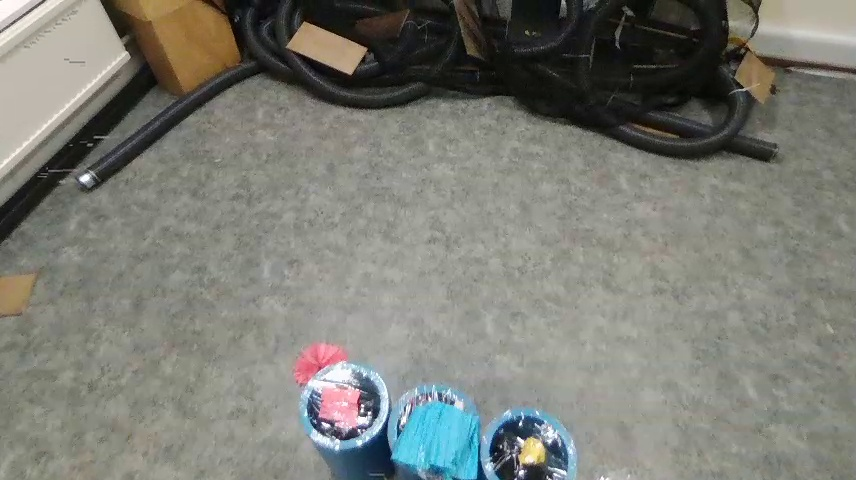
#> input picture AutnomousFlyingSystem/Photos/Photo_12.jpg, 856 x 480 px
$ python -i detect_color.py   (imports and definitions only)   (older library calls are emulated)
#> lines starting #> are read from the running program, lines starting #| are printed output that depends on the picture; after the words box and inside, x2 and y2 are one past the last pixel; in counts of white or black regions, pixels touching at a corner belong together
# import the necessary packages
import time
import cv2
import numpy as np
from PIL import Image

''' Program that receives an image and detects the coordantes of an specifiec color object '''

def coordenates(name):
    # Read the image
#> called with name = 'Photos/Photo_12.jpg'
    image = cv2.imread(name)
#> image is the input picture: shape (480, 856, 3); mean B, G, R 117, 124.5, 123.4

    # Blur the image
    blur = cv2.blur(image, (3,3))

    # Select the lower and upper boundaries
    lower = np.array([76,31,4],dtype="uint8")
    upper = np.array([210,90,70], dtype="uint8")

    # Apply the threhold to the blurred image
    thresh = cv2.inRange(blur, lower, upper)
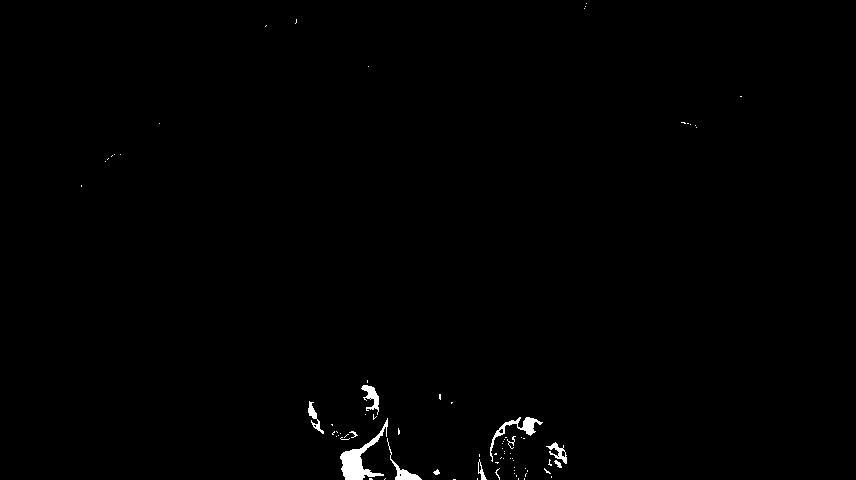
#> thresh: shape (480, 856); 0.6% white; 79 white regions (68 under 20 px)
    thresh2 = thresh.copy()

    # find contours in the threshold image
    image, contours,hierarchy = cv2.findContours(thresh,cv2.RETR_LIST,cv2.CHAIN_APPROX_SIMPLE)
#> contours = 86 contours, 76 with area under 20; largest, box (x1, y1, x2, y2) and area: (340, 418, 388, 480) 756, (490, 417, 543, 462) 308, (387, 438, 422, 480) 186, (361, 385, 379, 415) 182, (546, 442, 567, 464) 136

    # finding contour with maximum area and store it as best_cnt
    max_area = 0
    best_cnt = 1
    for cnt in contours:
            area = cv2.contourArea(cnt)
            if area > max_area:
                    max_area = area
                    best_cnt = cnt
#> this loop made 86 passes
#> (area, max_area) on passes 20, 24, 38, 42, 58: (24, 24), (56.5, 56.5), (135.5, 135.5), (186, 186), (756.5, 756.5)
#> area on passes 21, 34, 59: 21, 22, 308.5
#> after the loop, best_cnt = contour of 110 points, box (x1, y1, x2, y2) (340, 418, 388, 480), area 756; max_area = 756.5

    # finding centroids of best_cnt and draw a circle there
    M = cv2.moments(best_cnt)
#> M = moments, m00 756.5, centre m10/m00, m01/m00 = (357.3, 461.1)
    cx,cy = int(M['m10']/M['m00']), int(M['m01']/M['m00'])
#> cx = 357; cy = 461

    # Modify the values to show them
    im = Image.open(name)
    width, height = im.size #size of our image
#> width = 856; height = 480
    distance= (cx-width/2)
#> distance = -71

    #print(distance)# if positive the object is on the right side of the image
    b=((height/2) - cy)
#> b = -221

    if((height/2) >= cy):
       x=1 # object in the upper part of the image
    else:
       x=0 #object in the lower part of the image

    return distance,x,b

>>> result = coordenates('Photos/Photo_12.jpg')
#> result = (-71, 0, -221)

$ run again, on AutnomousFlyingSystem/Photos/Photo_13.jpg
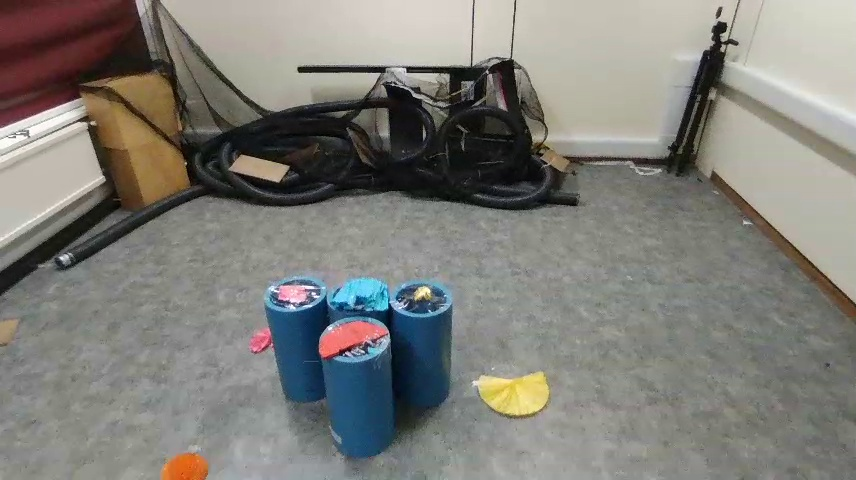
#> input picture AutnomousFlyingSystem/Photos/Photo_13.jpg, 856 x 480 px
#> in coordenates, image is the input picture: shape (480, 856, 3); mean B, G, R 120.9, 126.6, 127.8
#> in coordenates, `thresh = cv2.inRange(blur, lower, upper)`:
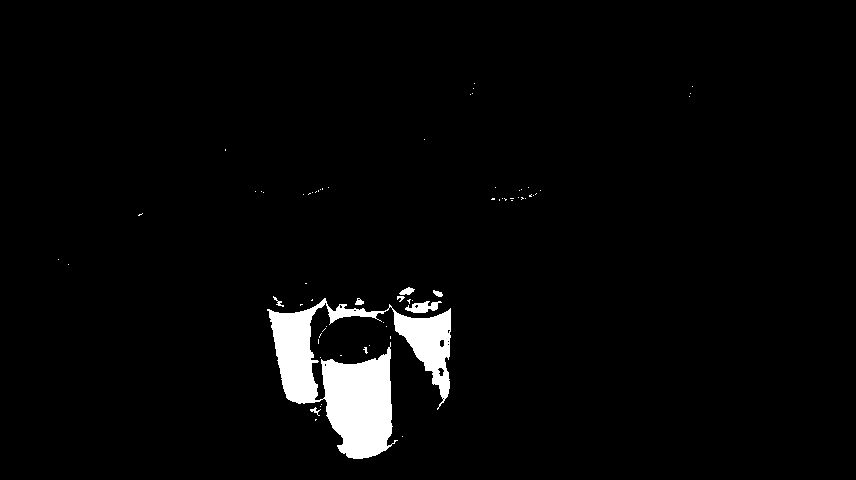
#> thresh: shape (480, 856); 3.2% white; 68 white regions (60 under 20 px)
#> contours = 79 contours, 72 with area under 20; largest, box (x1, y1, x2, y2) and area: (267, 298, 451, 459) 11828, (405, 301, 442, 313) 214, (399, 287, 415, 295) 60, (437, 367, 445, 377) 40, (439, 339, 445, 348) 34, (355, 298, 364, 305) 32, (433, 290, 443, 297) 32
#> the loop in coordenates, `for cnt in contours:` made 79 passes
#> (area, max_area) on passes 7, 28, 34: (40, 40), (214, 214), (11828, 11828)
#> after the loop in coordenates, `for cnt in contours:`: best_cnt = contour of 520 points, box (x1, y1, x2, y2) (267, 298, 451, 459), area 11828; max_area = 11828
#> M = moments, m00 11828, centre m10/m00, m01/m00 = (356.7, 374.5)
#> cx = 356; cy = 374
#> distance = -72
#> b = -134
#> result = (-72, 0, -134)

$ run again, on AutnomousFlyingSystem/Photos/Photo_18.jpg
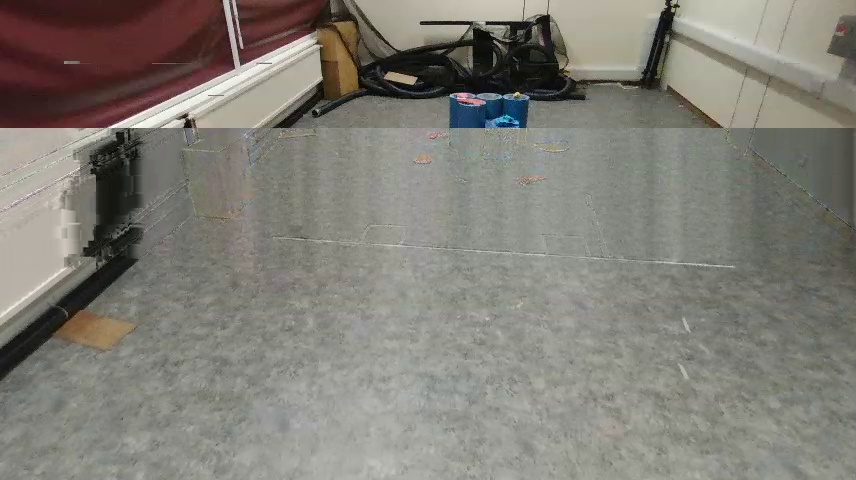
#> input picture AutnomousFlyingSystem/Photos/Photo_18.jpg, 856 x 480 px
#> in coordenates, image is the input picture: shape (480, 856, 3); mean B, G, R 118.5, 126.4, 129.1
#> in coordenates, `thresh = cv2.inRange(blur, lower, upper)`:
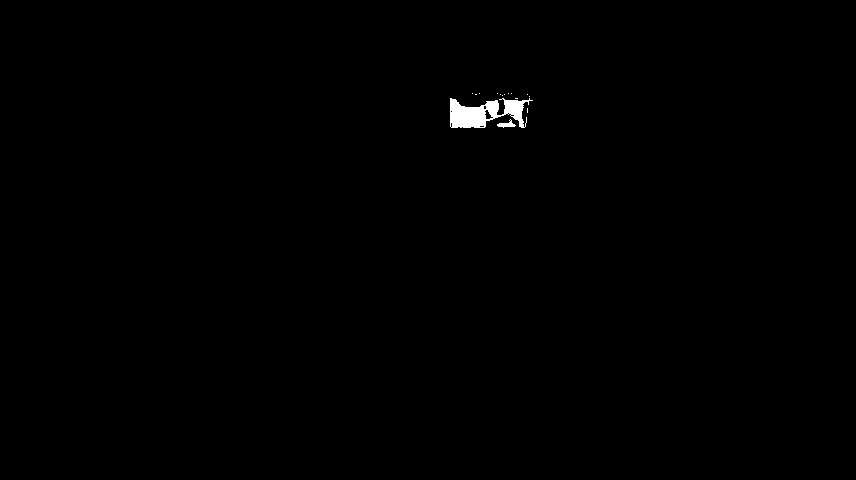
#> thresh: shape (480, 856); 0.37% white; 15 white regions (13 under 20 px)
#> contours = 23 contours, 20 with area under 20; largest, box (x1, y1, x2, y2) and area: (450, 98, 533, 128) 1325, (497, 119, 516, 128) 56, (484, 109, 494, 120) 50
#> the loop in coordenates, `for cnt in contours:` made 23 passes
#> (area, max_area) on passes 4, 12: (56.5, 56.5), (1325, 1325)
#> after the loop in coordenates, `for cnt in contours:`: best_cnt = contour of 129 points, box (x1, y1, x2, y2) (450, 98, 533, 128), area 1325; max_area = 1325
#> M = moments, m00 1325, centre m10/m00, m01/m00 = (482.6, 113.1)
#> cx = 482; cy = 113
#> distance = 54
#> b = 127
#> result = (54, 1, 127)

$ run again, on AutnomousFlyingSystem/Photos/UAV_First1.jpg
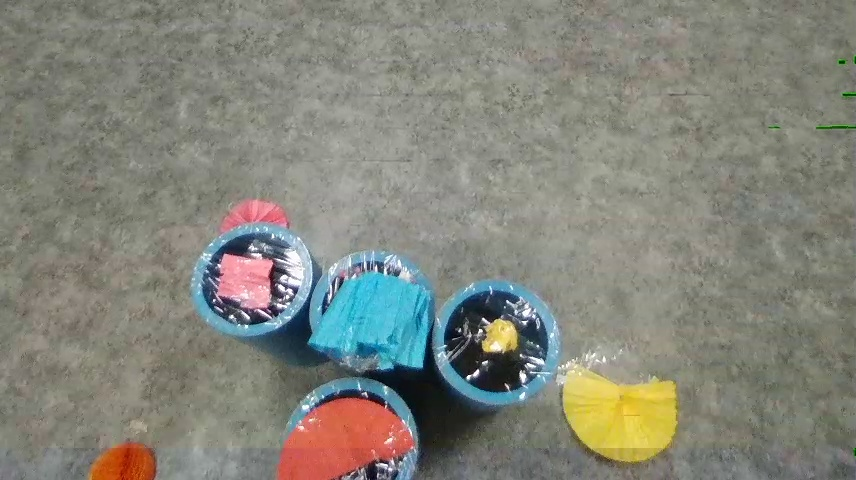
#> input picture AutnomousFlyingSystem/Photos/UAV_First1.jpg, 856 x 480 px
#> in coordenates, image is the input picture: shape (480, 856, 3); mean B, G, R 122.3, 132.5, 131.5
#> in coordenates, `thresh = cv2.inRange(blur, lower, upper)`:
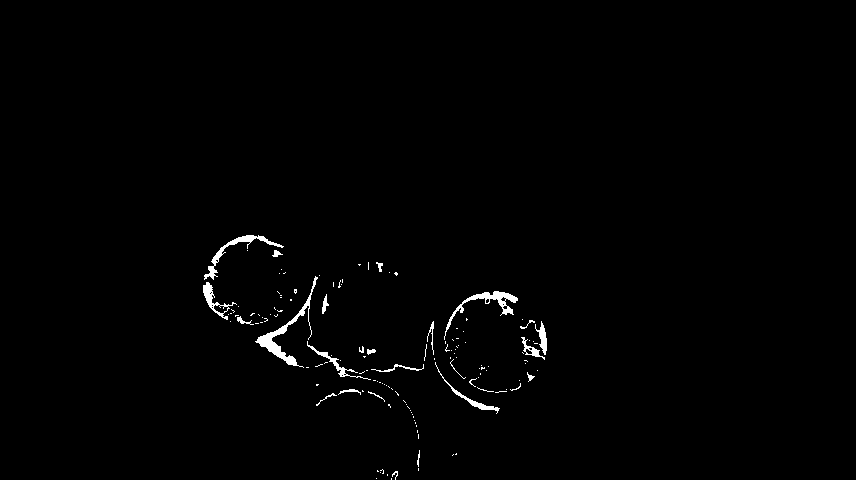
#> thresh: shape (480, 856); 0.96% white; 137 white regions (113 under 20 px)
#> contours = 153 contours, 135 with area under 20; largest, box (x1, y1, x2, y2) and area: (255, 276, 318, 368) 593, (444, 291, 518, 340) 456, (204, 235, 284, 280) 353, (203, 282, 237, 320) 300, (435, 362, 500, 414) 170
#> the loop in coordenates, `for cnt in contours:` made 153 passes
#> (area, max_area) on passes 31, 59, 62, 131, 140: (27, 27), (41.5, 41.5), (169.5, 169.5), (456.5, 456.5), (593, 593)
#> after the loop in coordenates, `for cnt in contours:`: best_cnt = contour of 182 points, box (x1, y1, x2, y2) (255, 276, 318, 368), area 593; max_area = 593
#> M = moments, m00 593, centre m10/m00, m01/m00 = (281.7, 336.2)
#> cx = 281; cy = 336
#> distance = -147
#> b = -96
#> result = (-147, 0, -96)
